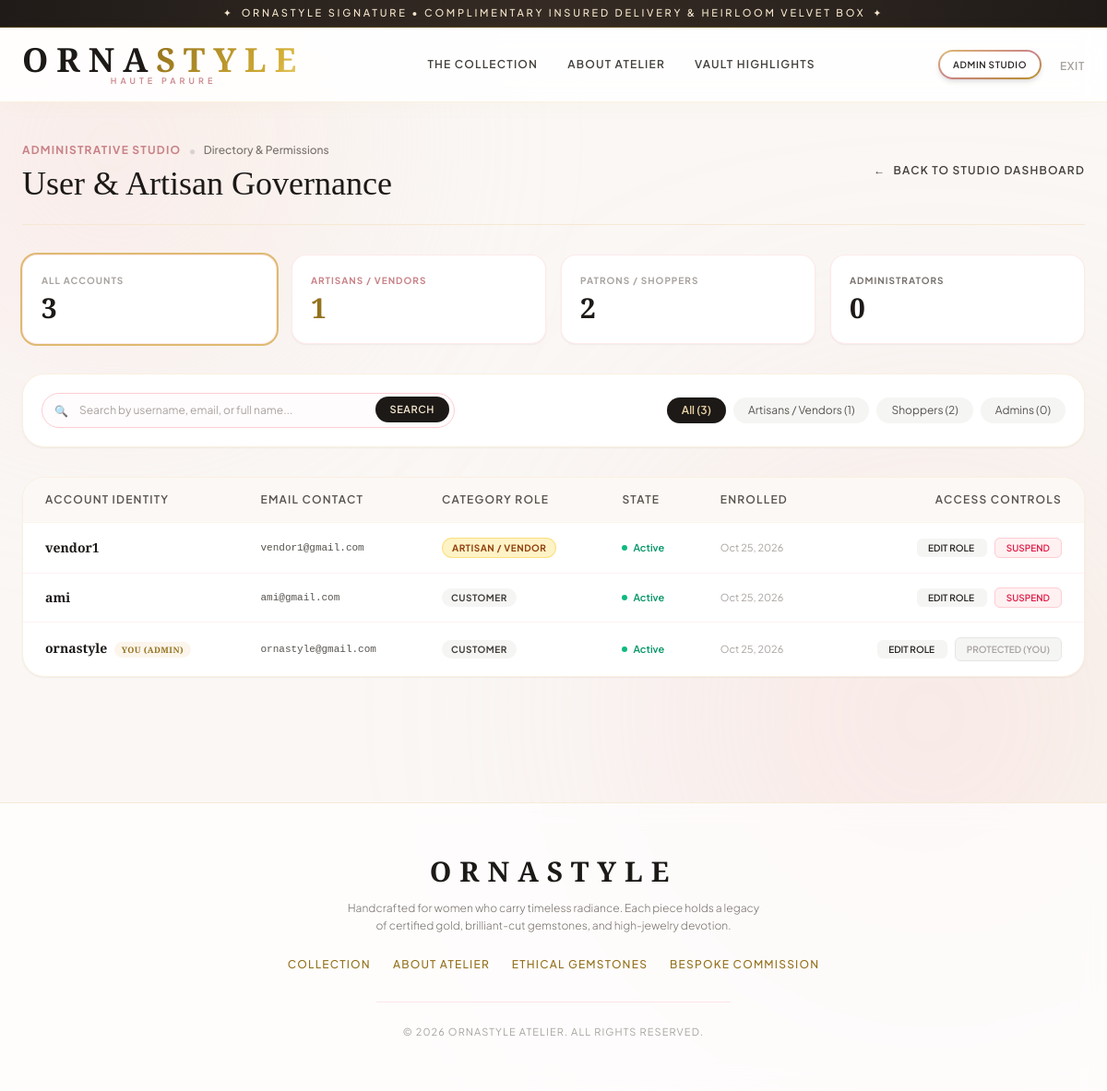
The app's page /portal/admin/users/ (signed in) with its own data.
### core/models.py (models this page shows, shortened)
class User(AbstractUser):
    class Role(models.TextChoices):
        ADMIN = 'ADMIN', 'Store Administrator'
        VENDOR = 'VENDOR', 'Artisan / Vendor'
        CUSTOMER = 'CUSTOMER', 'Customer'
    role = models.CharField(
        max_length=15, choices=Role.choices, default=Role.CUSTOMER
    )
    phone = models.CharField(max_length=20, blank=True, null=True)
    def is_custom_admin(self):
        return self.role == self.Role.ADMIN or self.is_superuser

### core/decorators.py (the view)
    def wrapper(request, *args, **kwargs):
        if not request.user.is_authenticated:
            return redirect('login')
        if request.user.is_custom_admin():
            return view_func(request, *args, **kwargs)
        raise PermissionDenied("Access restricted to Platform Administrators.")

### core/context_processors.py (called while the page is built)
def cart_count_context(request):
    if request.user.is_authenticated:
        cart = Cart.objects.filter(user=request.user).first()
        if cart:
            return {'global_cart_count': cart.total_count}
    return {'global_cart_count': 0}

### templates/custom_admin/users_list.html (shortened to what this page needs)
{% extends 'base.html' %}
{% block content %}
<div class="space-y-8">
    <div class="flex flex-col sm:flex-row sm:items-center justify-between pb-6 border-b border-ornagold-200/80 gap-4">
        <div>
            <div class="flex items-center space-x-2">
                <span class="text-xs uppercase tracking-widest text-rosegold font-bold">Administrative Studio</span>
                <span class="text-stone-300">&bull;</span>
                <span class="text-xs text-stone-500 font-medium">Directory & Permissions</span>
            </div>
            <h1 class="font-serif text-3xl sm:text-4xl text-stone-900 font-normal mt-1">User & Artisan Governance</h1>
        </div>
        <a href="{% url 'dashboard' %}" class="inline-flex items-center space-x-2 text-xs uppercase tracking-widest font-semibold text-stone-700 hover:text-ornagold-700 transition">
            <span>&larr;</span>
            <span>Back to Studio Dashboard</span>
        </a>
    </div>
    <div class="grid grid-cols-2 sm:grid-cols-4 gap-4">
        <a href="{% url 'admin_users' %}?role=ALL{% if search_query %}&q={{ search_query }}{% endif %}"
           class="p-5 rounded-2xl bg-white border border-rose-100/80 shadow-sm hover:border-ornagold-400 transition block {% if role_filter == 'ALL' %}ring-2 ring-ornagold-400 bg-ornagold-50/20{% endif %}">
            <span class="text-[10px] uppercase tracking-widest text-stone-400 font-bold block">All Accounts</span>
            <span class="font-serif text-2xl sm:text-3xl font-bold text-stone-900 mt-1 block">{{ total_users_count }}</span>
        </a>
        <a href="{% url 'admin_users' %}?role=VENDOR{% if search_query %}&q={{ search_query }}{% endif %}"
           class="p-5 rounded-2xl bg-white border border-rose-100/80 shadow-sm hover:border-ornagold-400 transition block {% if role_filter == 'VENDOR' %}ring-2 ring-ornagold-400 bg-ornagold-50/20{% endif %}">
            <span class="text-[10px] uppercase tracking-widest text-rosegold font-bold block">Artisans / Vendors</span>
            <span class="font-serif text-2xl sm:text-3xl font-bold text-ornagold-700 mt-1 block">{{ vendors_count }}</span>
        </a>
        <a href="{% url 'admin_users' %}?role=CUSTOMER{% if search_query %}&q={{ search_query }}{% endif %}"
           class="p-5 rounded-2xl bg-white border border-rose-100/80 shadow-sm hover:border-ornagold-400 transition block {% if role_filter == 'CUSTOMER' %}ring-2 ring-ornagold-400 bg-ornagold-50/20{% endif %}">
            <span class="text-[10px] uppercase tracking-widest text-stone-400 font-bold block">Patrons / Shoppers</span>
            <span class="font-serif text-2xl sm:text-3xl font-bold text-stone-900 mt-1 block">{{ customers_count }}</span>
        </a>
        <a href="{% url 'admin_users' %}?role=ADMIN{% if search_query %}&q={{ search_query }}{% endif %}"
           class="p-5 rounded-2xl bg-white border border-rose-100/80 shadow-sm hover:border-ornagold-400 transition block {% if role_filter == 'ADMIN' %}ring-2 ring-ornagold-400 bg-ornagold-50/20{% endif %}">
            <span class="text-[10px] uppercase tracking-widest text-stone-500 font-bold block">Administrators</span>
            <span class="font-serif text-2xl sm:text-3xl font-bold text-stone-900 mt-1 block">{{ admins_count }}</span>
        </a>
    </div>
    <div class="bg-white p-5 rounded-3xl border border-ornagold-200/60 shadow-sm flex flex-col md:flex-row md:items-center justify-between gap-4">
        <form method="get" class="flex-grow max-w-md relative">
            <input
                type="text"
                name="q"
                value="{{ search_query }}"
                placeholder="Search by username, email, or full name..."
                class="w-full pl-10 pr-24 py-2.5 rounded-full border border-rose-200 focus:ring-2 focus:ring-ornagold-400 focus:outline-none bg-rose-50/20 text-stone-800 text-xs placeholder:text-stone-400"
            >
            <span class="absolute left-3.5 top-3 text-stone-400 text-xs">🔍</span>
            <button type="submit" class="absolute right-1.5 top-1 px-4 py-1.5 rounded-full bg-stone-900 hover:bg-stone-800 text-ornagold-200 text-[11px] font-semibold uppercase tracking-wider transition">
                Search
            </button>
        </form>
        <div class="flex items-center space-x-2 overflow-x-auto pb-1 md:pb-0 text-xs">
            <a href="{% url 'admin_users' %}?role=ALL{% if search_query %}&q={{ search_query }}{% endif %}"
               class="px-4 py-1.5 rounded-full transition whitespace-nowrap {% if role_filter == 'ALL' %}bg-stone-900 text-ornagold-300 font-semibold shadow-sm{% else %}bg-stone-100 text-stone-600 hover:bg-stone-200{% endif %}">
                All ({{ total_users_count }})
            </a>
            <a href="{% url 'admin_users' %}?role=VENDOR{% if search_query %}&q={{ search_query }}{% endif %}"
               class="px-4 py-1.5 rounded-full transition whitespace-nowrap {% if role_filter == 'VENDOR' %}bg-ornagold-500 text-white font-semibold shadow-sm{% else %}bg-stone-100 text-stone-600 hover:bg-stone-200{% endif %}">
                Artisans / Vendors ({{ vendors_count }})
            </a>
            <a href="{% url 'admin_users' %}?role=CUSTOMER{% if search_query %}&q={{ search_query }}{% endif %}"
               class="px-4 py-1.5 rounded-full transition whitespace-nowrap {% if role_filter == 'CUSTOMER' %}bg-rosegold text-white font-semibold shadow-sm{% else %}bg-stone-100 text-stone-600 hover:bg-stone-200{% endif %}">
                Shoppers ({{ customers_count }})
            </a>
            <a href="{% url 'admin_users' %}?role=ADMIN{% if search_query %}&q={{ search_query }}{% endif %}"
               class="px-4 py-1.5 rounded-full transition whitespace-nowrap {% if role_filter == 'ADMIN' %}bg-stone-900 text-ornagold-300 font-semibold shadow-sm{% else %}bg-stone-100 text-stone-600 hover:bg-stone-200{% endif %}">
                Admins ({{ admins_count }})
            </a>
        </div>
    </div>
    <div class="bg-white rounded-3xl border border-ornagold-200/60 shadow-sm overflow-hidden">
        <div class="overflow-x-auto">
            <table class="w-full text-left text-xs border-collapse">
                <thead class="bg-[#FCF8F5] text-stone-600 uppercase tracking-widest border-b border-ornagold-100">
                    <tr>
                        <th class="py-4 px-6 font-semibold">Account Identity</th>
                        <th class="py-4 px-6 font-semibold">Email Contact</th>
                        <th class="py-4 px-6 font-semibold">Category Role</th>
                        <th class="py-4 px-6 font-semibold">State</th>
                        <th class="py-4 px-6 font-semibold">Enrolled</th>
                        <th class="py-4 px-6 font-semibold text-right">Access Controls</th>
                    </tr>
                </thead>
                <tbody class="divide-y divide-rose-50">
                    {% for target_user in users %}
                    <tr class="hover:bg-blushgem-50/30 transition-colors {% if not target_user.is_active %}opacity-60 bg-stone-50/50{% endif %}">
                        <td class="py-4 px-6">
                            <span class="font-semibold text-stone-900 font-serif text-sm block">
                                {{ target_user.username }}
                                {% if target_user == user %}
                                    <span class="text-[9px] uppercase tracking-wider text-ornagold-700 bg-ornagold-100 px-2 py-0.5 rounded-full ml-1 font-bold">You (Admin)</span>
                                {% endif %}
                            </span>
                        </td>
                        <td class="py-4 px-6 text-stone-600 font-mono text-[11px]">{{ target_user.email|default:"No email registered" }}</td>
                        <td class="py-4 px-6">
                            <span class="inline-flex items-center px-2.5 py-0.5 rounded-full text-[10px] font-bold uppercase tracking-wider
                                {% if target_user.role == 'ADMIN' %}bg-stone-900 text-ornagold-300
                                {% elif target_user.role == 'VENDOR' %}bg-amber-100 text-amber-800 border border-amber-300/60
                                {% else %}bg-stone-100 text-stone-700{% endif %}">
                                {{ target_user.get_role_display }}
                            </span>
                        </td>
                        <td class="py-4 px-6">
                            {% if target_user.is_active %}
                                <span class="inline-flex items-center text-emerald-600 font-semibold text-[11px]">
                                    <span class="w-1.5 h-1.5 rounded-full bg-emerald-500 mr-1.5 animate-pulse"></span>
                                    Active
                                </span>
                            {% else %}
                                <span class="inline-flex items-center text-rose-500 font-semibold text-[11px]">
                                    <span class="w-1.5 h-1.5 rounded-full bg-rose-400 mr-1.5"></span>
                                    Suspended
                                </span>
                            {% endif %}
                        </td>
                        <td class="py-4 px-6 text-stone-400 text-[11px]">{{ target_user.date_joined|date:"M d, Y" }}</td>
                        <td class="py-4 px-6 text-right space-x-2 whitespace-nowrap">
                            <a href="{% url 'admin_user_edit' target_user.pk %}" class="px-3 py-1 bg-stone-100 hover:bg-ornagold-100 text-stone-800 hover:text-ornagold-800 font-semibold uppercase text-[10px] rounded-md transition">
                                Edit Role
                            </a>
                            {% if target_user == user %}
                                <span class="inline-block px-3 py-1 bg-stone-100 text-stone-400 font-semibold uppercase text-[10px] rounded-md cursor-not-allowed select-none border border-stone-200" title="Self-suspension is blocked">
                                    Protected (You)
                                </span>
                            {% else %}
                                <a href="{% url 'admin_user_toggle' target_user.pk %}"
                                   onclick="return confirm('Are you sure you want to {% if target_user.is_active %}suspend{% else %}reactivate{% endif %} account {{ target_user.username }}?');"
                                   class="px-3 py-1 {% if target_user.is_active %}bg-rose-50 text-rose-600 hover:bg-rose-100 border border-rose-200{% else %}bg-emerald-50 text-emerald-600 hover:bg-emerald-100 border border-emerald-200{% endif %} font-semibold uppercase text-[10px] rounded-md transition">
                                    {% if target_user.is_active %}Suspend{% else %}Reactivate{% endif %}
                                </a>
                            {% endif %}
                        </td>
                    </tr>
                    {% empty %}
                    <tr>
                        <td colspan="6" class="py-12 text-center text-stone-400 italic font-serif">
                            No accounts found matching your selected criteria{% if search_query %} for "{{ search_query }}"{% endif %}.
                        </td>
                    </tr>
                    {% endfor %}
                </tbody>
            </table>
        </div>
    </div>
</div>
{% endblock %}

### records on screen
User: username "vendor1", email "vendor1@gmail.com", role "ARTISAN / VENDOR", is_active True (drawn), date_joined "Oct 25, 2026"
User: username "ami", email "ami@gmail.com", role "CUSTOMER", is_active True (drawn), date_joined "Oct 25, 2026"
User: username "ornastyle", shows "YOU (ADMIN)", email "ornastyle@gmail.com", role "CUSTOMER", is_active True (drawn), date_joined "Oct 25, 2026", shows "PROTECTED (YOU)"

### other values on screen
{{ total_users_count }} "3"
{{ vendors_count }} "1"
{{ customers_count }} "2"
{{ admins_count }} "0"
